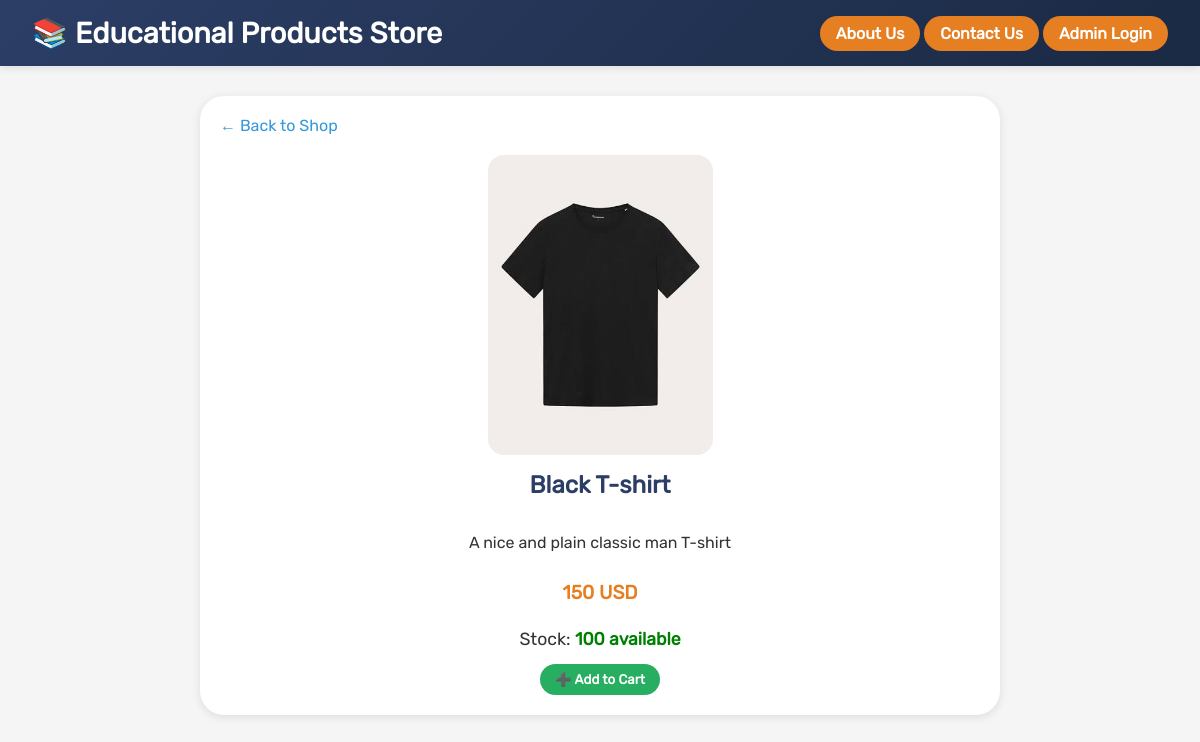
Page /product.php?code=1334 on the committed database.
### tables this page shows
CREATE TABLE `products` (
  `pro_code` int NOT NULL,
  `pro_name` varchar(200) NOT NULL,
  `pro_qty` int NOT NULL,
  `pro_price` float NOT NULL,
  `pro_image` varchar(80) DEFAULT NULL,
  `pro_detail` text NOT NULL
);

### product.php (the view, shortened to what this page needs)
<?php
require_once 'includes/db_connect.php';
$pro_code = isset($_GET['code']) ? (int) $_GET['code'] : 0;
$sql = "SELECT * FROM products WHERE pro_code = $pro_code";
$result = mysqli_query($link, $sql);
$product = mysqli_fetch_assoc($result);
?>
<!DOCTYPE html>
<html lang="en" dir="ltr">
<head>
    <link rel="stylesheet" href="css/style.css">
</head>
<body>
    <header>
        <h1>📚 Educational Products Store</h1>
        <div class="admin-link">
            <a href="aboutUS.php">About Us</a>
            <a href="contact.php">Contact Us</a>
            <a href="admin/login.php">Admin Login</a>
        </div>
    </header>
    <div class="product-detail">
        <a href="index.php" class="back-link">← Back to Shop</a>
        <div class="detail-card">
            <img src="<?php echo $product['pro_image']; ?>" alt="<?php echo htmlspecialchars($product['pro_name']); ?>">
            <h2><?php echo htmlspecialchars($product['pro_name']); ?></h2>
            <p><?php echo nl2br(htmlspecialchars($product['pro_detail'])); ?></p>
            <div class="price"><?php echo number_format($product['pro_price']); ?> USD</div>
            <div class="stock">
                Stock:
                <?php if ($product['pro_qty'] > 0): ?>
                    <span style="color: green; font-weight: bold;"><?php echo $product['pro_qty']; ?> available</span>
                <?php else: ?>
                    <span style="color: red; font-weight: bold;">Out of Stock</span>
                <?php endif; ?>
            </div>
            <?php if ($product['pro_qty'] > 0): ?>
                <button id="single-add-to-cart" class="add-to-cart" data-id="<?php echo $product['pro_code']; ?>"
                    data-name="<?php echo htmlspecialchars($product['pro_name']); ?>"
                    data-price="<?php echo $product['pro_price']; ?>">
                    ➕ Add to Cart
                </button>
            <?php else: ?>
                <button class="add-to-cart disabled" disabled style="background:gray; cursor:not-allowed;">
                    ❌ Out of Stock - Not available
                </button>
            <?php endif; ?>
        </div>
    </div>
</body>
</html>

### css/style.css (style rules this page uses)
* { margin: 0; padding: 0; box-sizing: border-box; }
body { font-family: Rubik; background-color: #f5f5f5; direction: ltr; color: #333; }
header { background: linear-gradient(135deg, #2c3e66, #1a2a44); color: white; padding: 1rem 2rem; display: flex; justify-content: space-between; align-items: center; flex-wrap: wrap; box-shadow: 0 2px 8px rgba(0, 0, 0, 0.1); }
header h1 { font-size: 1.8rem; }
.admin-link a { background-color: #e67e22; color: white; padding: 0.5rem 1rem; border-radius: 30px; text-decoration: none; font-weight: bold; transition: background 0.2s; }
.price { display: block; font-weight: bold; font-size: 1.2rem; color: #e67e22; margin: 10px 0; }
.add-to-cart { font-family: Rubik; background-color: #27ae60; color: white; border: none; padding: 8px 15px; border-radius: 40px; font-weight: bold; cursor: pointer; transition: background 0.2s; }
.product-detail { max-width: 800px; margin: 30px auto; padding: 20px; background: white; border-radius: 24px; box-shadow: 0 2px 10px rgba(0, 0, 0, 0.1); }
.back-link { display: inline-block; margin-bottom: 20px; color: #3498db; text-decoration: none; }
.detail-card { display: flex; flex-direction: column; align-items: center; text-align: center; }
.detail-card img { max-width: 100%; max-height: 300px; object-fit: contain; border-radius: 16px; }
.detail-card h2 { margin: 16px 0; color: #2c3e66; }
.detail-card p { line-height: 1.6; margin: 15px 0; text-align: justify; }
.stock { margin: 15px 0; font-size: 1.1rem; }

### rows in the picture
products: pro_image (picture), pro_name "Black T-shirt", pro_detail "A nice and plain classic man T-shirt", pro_price "150", pro_qty "100"
